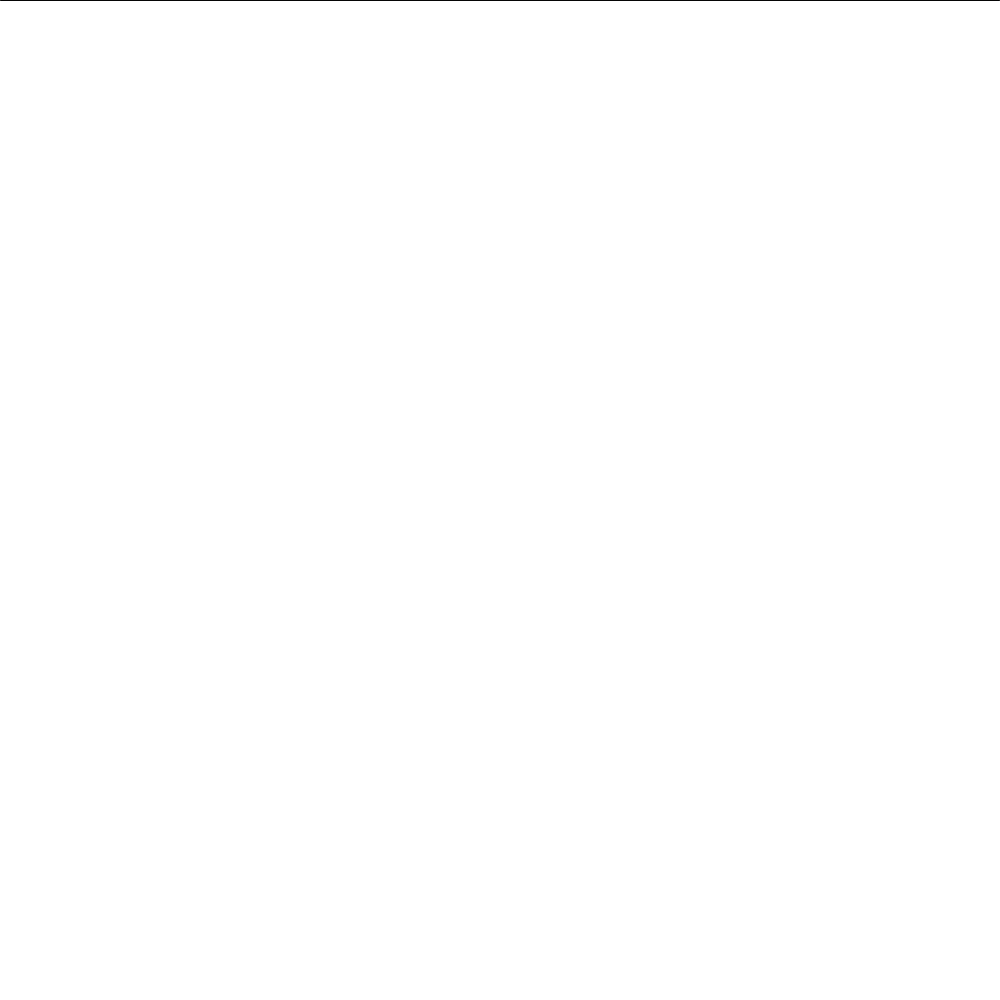
Frame 1 (no input)
Frame 60 (the mouse pressed at the canvas centre just before this capture): identical to frame 1, image omitted
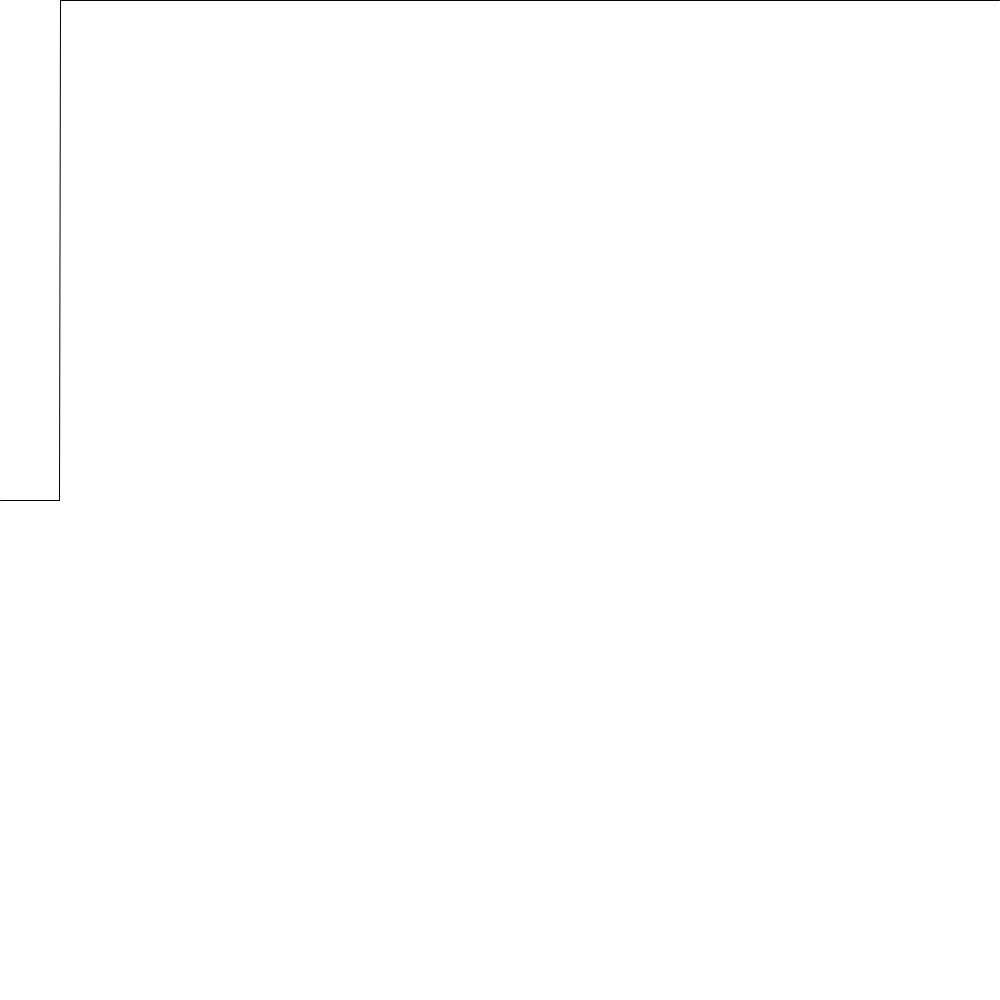
Frame 120 (the mouse held since frame 60 and released just before this capture)

The Processing sketch that drew these frames (run headless with seeded random() and noise(); from frame 60 on, the mouse is pressed at the canvas centre):

// Processing sketch: day_17_2
// ── day_17_2.pde
int [] y;
void setup(){
  size(1000,1000);
  y=new int[width];
}
void draw(){
  background(255);
  for(int i=y.length-1;i>0;i--){
    y[i]=y[i-1];}
    y[0]=mouseY;
    for(int i=1;i<y.length;i++){
      line(i,y[i],i-1,y[i-1]);}
  
  
  
  
}
